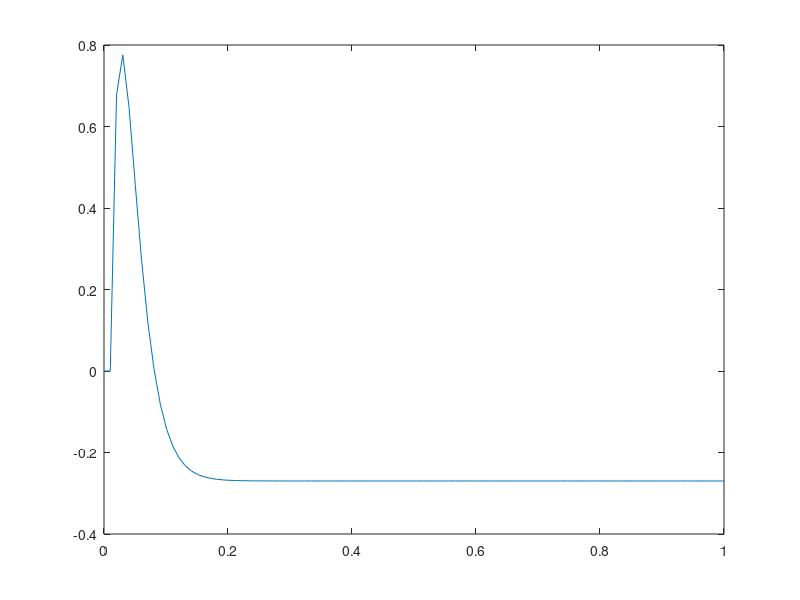

This figure's MATLAB source:
clear; clc;
tau = 0.02;
td = 0.01;
gain = 1;
fs = 1e2;
tstart = 0;
tend = 1;
timesteps = floor(fs*(tend - tstart));
times = linspace(tstart, tend, timesteps);
alpha = zeros(size(times));

for t = 2: 1: timesteps
%     alpha(:, t) = alpha(:, t-1) + (1/fs)*(times(:, t-1)>td)*(gmax*exp(1 - (times(:, t-1) - td)/tau)/tau)*(1 - (times(:, t-1) - td)/tau);
    alpha(:, t) = alpha(:, t-1) + (1/fs)*(times(:, t-1)>td)*((gain*exp(1 - (times(:, t-1) - td)/tau)/tau)*(1 - (times(:, t-1) - td)/tau) + (1/fs)*(1/2)*(((gain*exp((td - times(:, t-1))/tau + 1))/tau + (gain*exp((td - times(:, t-1))/tau + 1)*(td - times(:, t-1)))/tau^2 - (2*gain*exp((td - times(:, t-1))/tau + 1))/tau^2 - (gain*exp((td - times(:, t-1))/tau + 1)*(td - times(:, t-1)))/tau^3)));
end

plot(times, alpha);